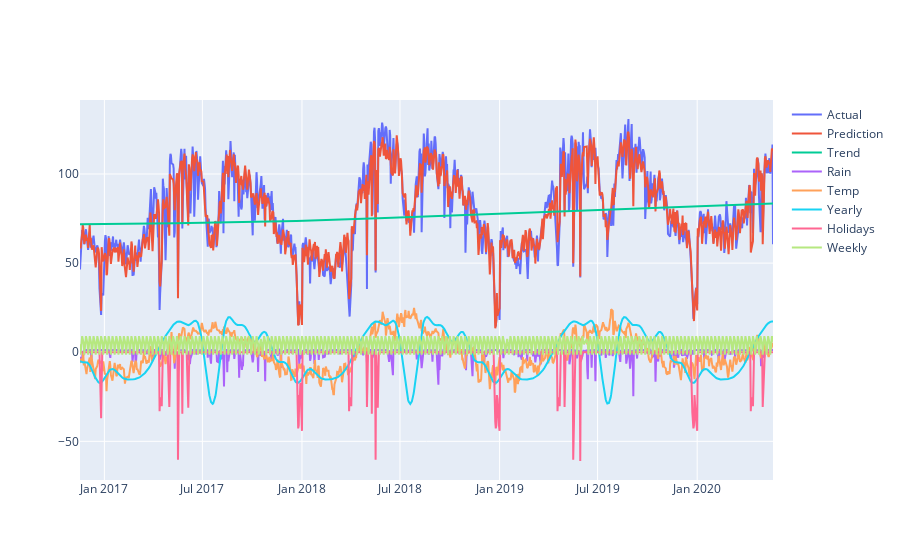

Write notebook code for a chart like this one.
### Markdown cell above
### Plotting and verifying the whole model

Remember that in the beginning, we listed the mathematical formula that said that our forecast was the sum of the model components for trend, seasonality, holidays and so on. We can actually check that this is true. Let’s first start by plotting all of the components.

### Code cell
fig = go.Figure()
# Create and style traces
fig.add_trace(go.Scatter(x=bikerides['ds'], y=bikerides['y'], name='Actual',))
fig.add_trace(go.Scatter(x=forecast['ds'], y=forecast['yhat'], name='Prediction',))
fig.add_trace(go.Scatter(x=forecast['ds'], y=forecast['trend'], name='Trend',))
fig.add_trace(go.Scatter(x=forecast['ds'], y=forecast['rain'], name='Rain',))
fig.add_trace(go.Scatter(x=forecast['ds'], y=forecast['temp'], name='Temp',))
fig.add_trace(go.Scatter(x=forecast['ds'], y=forecast['yearly'], name='Yearly',))
fig.add_trace(go.Scatter(x=forecast['ds'], y=forecast['holidays'], name='Holidays',))
fig.add_trace(go.Scatter(x=forecast['ds'], y=forecast['weekly'], name='Weekly',))

### Figure 1 — Plotly figure (JSON) as saved in the notebook; plotly's stock layout.template omitted (floating-point values rounded to 4 significant figures; data arrays with more than 128 entries replaced by an {"elided": "..."} marker saying what was removed)
{"data": [{"name": "Actual", "type": "scatter", "x": {"elided": "909 str values"}, "y": {"elided": "909 float values"}}, {"name": "Prediction", "type": "scatter", "x": {"elided": "909 str values"}, "y": {"elided": "909 float values"}}, {"name": "Trend", "type": "scatter", "x": {"elided": "909 str values"}, "y": {"elided": "909 float values"}}, {"name": "Rain", "type": "scatter", "x": {"elided": "909 str values"}, "y": {"elided": "909 float values"}}, {"name": "Temp", "type": "scatter", "x": {"elided": "909 str values"}, "y": {"elided": "909 float values"}}, {"name": "Yearly", "type": "scatter", "x": {"elided": "909 str values"}, "y": {"elided": "909 float values"}}, {"name": "Holidays", "type": "scatter", "x": {"elided": "909 str values"}, "y": {"elided": "909 float values"}}, {"name": "Weekly", "type": "scatter", "x": {"elided": "909 str values"}, "y": {"elided": "909 float values"}}], "layout": {}}
